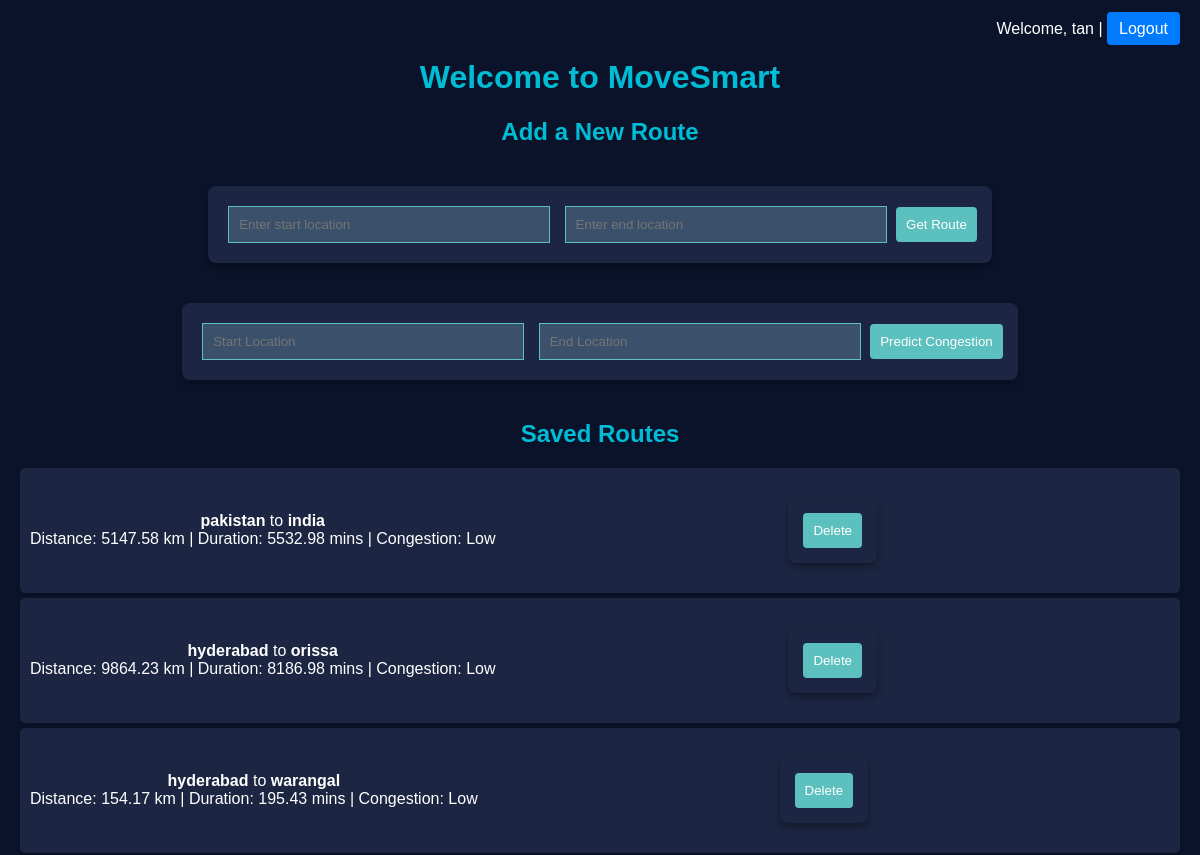
Page / (signed in, upper part) on the earlier database version.
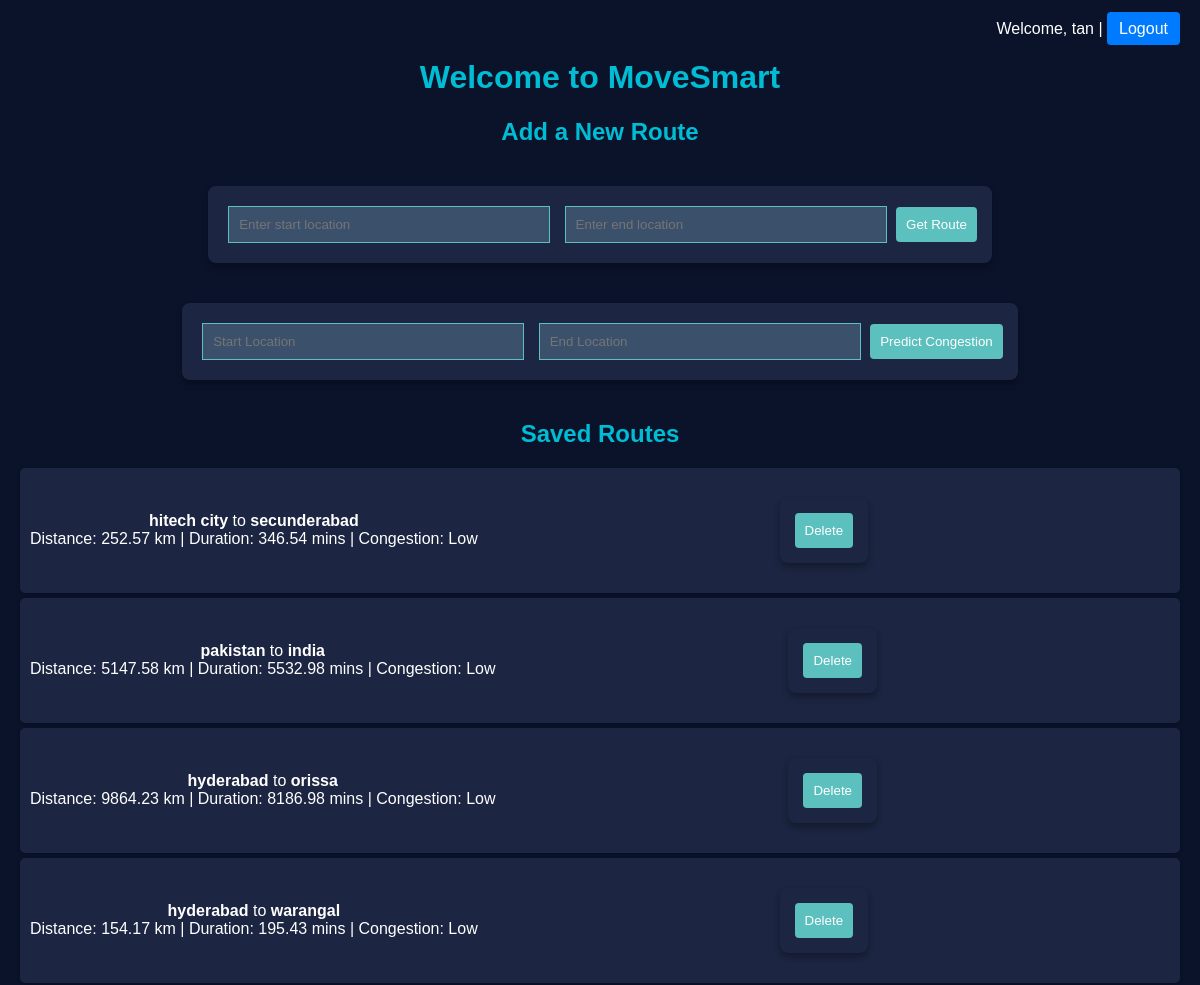
Same page on the later database version.
### app.py (models this page shows)
class Route(db.Model):
    id = db.Column(db.Integer, primary_key=True)
    start_location = db.Column(db.String(200), nullable=False)
    end_location = db.Column(db.String(200), nullable=False)
    distance = db.Column(db.Float)         # in kilometers
    duration = db.Column(db.Float)         # in minutes
    congestion_level = db.Column(db.String(50))
    timestamp = db.Column(db.DateTime, default=db.func.current_timestamp())

### app.py (the view)
@app.route('/')
def home():
    if 'user' not in session:
        return redirect(url_for('login'))
    routes = Route.query.order_by(Route.timestamp.desc()).all()
    return render_template('index.html', routes=routes, user=session['user'])

### templates/index.html (shortened to what this page needs)
<!DOCTYPE html>
<html lang="en">
<head>
  <link rel="stylesheet" href="https://unpkg.com/leaflet/dist/leaflet.css"/>
  <link rel="stylesheet" href="{{ url_for('static', filename='style.css') }}">
</head>
<body>
  <nav>
    <span>Welcome, {{ user }}</span> | <a href="{{ url_for('logout') }}">Logout</a>
  </nav>
  <h1>Welcome to MoveSmart</h1>
  <h2>Add a New Route</h2>
  <form action="/add_route" method="POST">
    <input type="text" name="start_location" placeholder="Enter start location" required>
    <input type="text" name="end_location" placeholder="Enter end location" required>
    <button type="submit">Get Route</button>
  </form>
  <form id="predictForm" class="mb-6">
    <input type="text" name="start_location" placeholder="Start Location" class="p-2 rounded text-black" required>
    <input type="text" name="end_location" placeholder="End Location" class="p-2 rounded text-black" required>
    <button type="submit" class="bg-green-600 px-3 py-2 rounded">Predict Congestion</button>
  </form>
  <h2>Saved Routes</h2>
  <ul>
    {% for route in routes %}
      <li>
        <div>
          <strong>{{ route.start_location }}</strong> to <strong>{{ route.end_location }}</strong><br>
          Distance: {{ route.distance }} km | Duration: {{ route.duration }} mins | Congestion: {{ route.congestion_level }}
        </div>
        <form action="/delete_route/{{ route.id }}" method="POST" onsubmit="return confirm('Are you sure you want to delete this route?');">
          <button type="submit">Delete</button>
        </form>
      </li>
    {% endfor %}
  </ul>
</body>
</html>

### static/style.css (style rules this page uses)
body { font-family: Arial, sans-serif; margin: 0; padding: 20px; background: #0b132b; color: white; text-align: center; }
nav { text-align: right; margin-bottom: 20px; }
nav a { text-decoration: none; color: #fff; background: #007bff; padding: 8px 12px; border-radius: 4px; }
h1, h2 { color: #00bcd4; }
form { margin: 20px auto; background: #1c2541; padding: 15px; border-radius: 8px; display: inline-block; box-shadow: 0px 4px 6px rgba(0, 0, 0, 0.3); }
input { padding: 10px; margin: 5px; width: 300px; background: #3a506b; color: #ffffff; border: 1px solid #5bc0be; }
button { padding: 10px; background: #5bc0be; color: white; border: none; border-radius: 4px; cursor: pointer; }
ul { list-style-type: none; padding: 0; }
li { background: #1c2541; margin: 5px 0; padding: 10px; border-radius: 5px; box-shadow: 0 1px 3px rgba(0, 0, 0, 0.3); color: white; display: flex; justify-content: space-between; align-items: center; }

Differences in the rows shown:
added Route: start_location "hitech city", end_location "secunderabad", distance "252.57", duration "346.54", congestion_level "Low"
